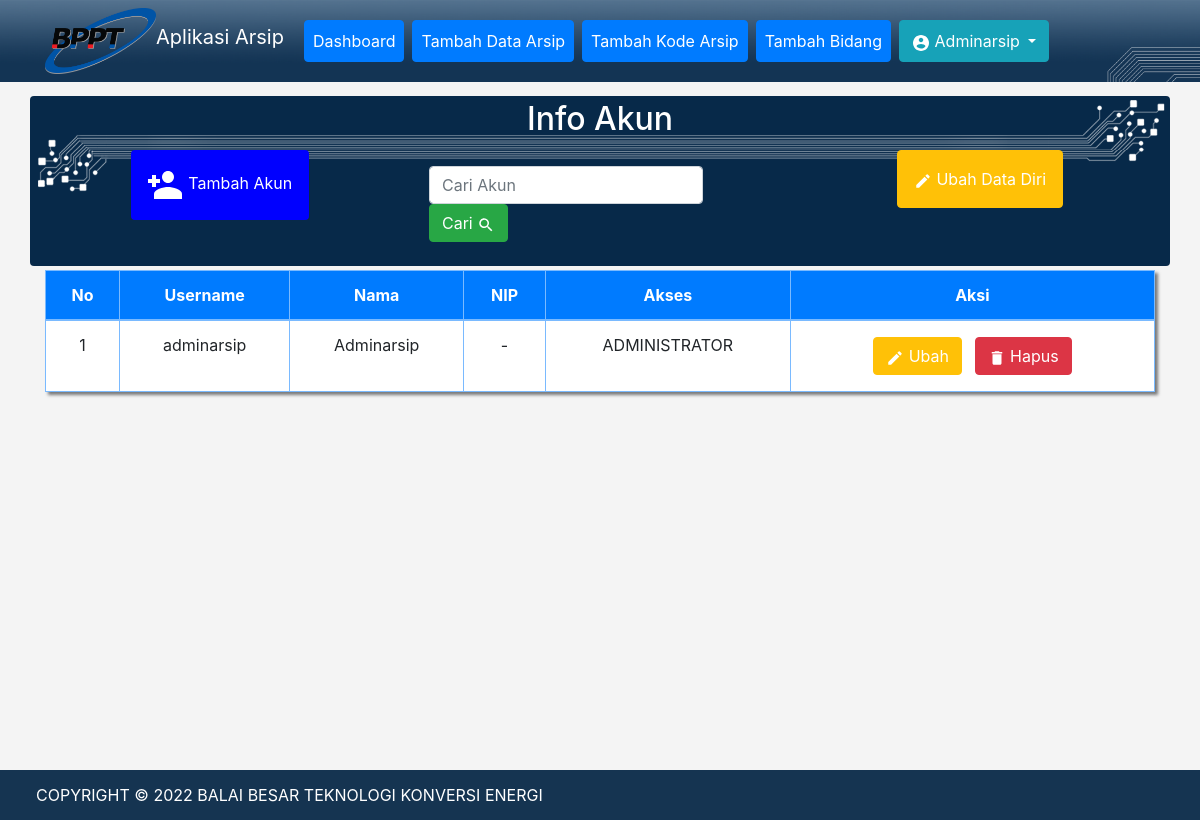
/info_akun.php (signed in), run on the app's committed database.
### tables this page shows
CREATE TABLE `user` (
  `id_user` int(11) NOT NULL,
  `username` varchar(20) NOT NULL,
  `password` varchar(350) NOT NULL,
  `nama` varchar(50) NOT NULL,
  `nip` varchar(20) NOT NULL,
  `akses` enum('administrator','pegawai') NOT NULL
);

### functions.php (called while the page is built, shortened)
<?php
$koneksi = mysqli_connect("localhost", "root", "" , "arsip_b2tke") or die;
function query($query){
	global $koneksi;
	$result = mysqli_query($koneksi, $query);
	$rows = [];
	while ($row = mysqli_fetch_assoc($result)) {
		$rows[] = $row;
	}
	return $rows;
}
 ?>

### info_akun.php (the view, shortened to what this page needs)
<?php
require 'functions.php';
$ambil = query("SELECT * FROM user WHERE id_user ='$_SESSION[id_user]'")[0];
$isi = mysqli_query($koneksi, "SELECT * FROM user");
 ?>
<!doctype html>
<html lang="en">
  <head>
    <link rel="stylesheet" href="vendor/bootstrap.min.css">
	<link rel="stylesheet" href="vendor/style.css">
  </head>
  <body class="bg">
<?php include 'include/navbar.php'; ?>
  	<section>
  		<div class="container">
	  		<div class="row">
	  			<div class="col rounded-top text-white p-1 bg-supergraphic text-center">
					<h2>Info Akun</h2>
				</div>
	  		</div>
	  		<div class="row rounded-bottom bg-supergraphics text-center justify-content-center mb-1">
	  			<?php if ($_SESSION['akses'] == 'administrator'): ?>
	  				<div class="col-md-4 mb-2">
						<a href="tambah_akun.php" class="btn button-color p-3">
						<img src="img/baseline_person_add_white_18dp.png"> Tambah Akun</a>
		  			</div>
	  			<?php endif ?>
				<div class="col-md-4 mt-3 mb-4">
					<form class="form-inline my-2 my-lg-0 m-1" method="post">
			            <input class="form-control mr-sm-2" type="text" autocomplete="off" placeholder="Cari Akun" aria-label="Search" name="keyword">
			            <button class="btn btn-success my-2 my-sm-0" name="cari" type="submit">Cari
			              <img src="img/baseline_search_white_18dp.png"></button>
			        </form>
				</div>
				<?php if ($ambil['id_user']): ?>
					<div class="col-md-4 mb-2">
						<a href="ubah_akun.php?id=<?= $ambil['id_user']; ?>" onclick="return confirm('Apakah Anda Ingin Mengubah Akun ?');" class="btn btn-warning p-3 text-center text-white">
						<img src="img/baseline_edit_white_18dp.png"> Ubah Data Diri</a>
					</div>
				<?php endif ?>
			</div>
			<table class="table bg-white table-bordered table-hover table-primary shadow-box">
				<thead class="bg-primary text-white text-center">
					<tr>
						<th>No</th>
						<th>Username</th>
						<th>Nama</th>
						<th>NIP</th>
						<th>Akses</th>
						<?php if ($_SESSION['akses'] == 'administrator'): ?>
							<th>Aksi</th>
						<?php endif; ?>
					</tr>
				</thead>
				<tbody>
					<?php $i = 1; ?>
					<?php foreach ($isi as $row) : ?>
					<tr class="text-center">
						<td><?= $i; ?></td>
						<td><?= $row['username']; ?></td>
						<td><?= ucwords($row['nama']); ?></td>
						<td><?= $row['nip']; ?></td>
						<td><?= strtoupper($row['akses']); ?></td>
						<?php if ($_SESSION['akses'] == 'administrator'): ?>
							<td>
								<a href="ubah_akun.php?id=<?= $ambil['id_user']; ?>" onclick="return confirm('Apakah Anda Ingin Mengubah Akun ?');" class="btn btn-warning m-1 text-center text-white">
								<img src="img/baseline_edit_white_18dp.png"> Ubah</a>
								<a href="hapus_akun.php?id=<?= $row['id_user']; ?>" onclick="return confirm('Apakah Anda Ingin Menghapus Akun ?');" class="btn btn-danger m-1 text-center">
										<img src="img/baseline_delete_white_18dp.png"> Hapus</a>
							</td>
						<?php endif ?>
					</tr>
					<?php $i++; ?>
					<?php endforeach; ?>
				</tbody>
			</table>
	  	</div>
  	</section>
  	<div class="footer">
		COPYRIGHT &copy; <?= date('Y'); ?> BALAI BESAR TEKNOLOGI KONVERSI ENERGI
	</div>
  </body>
</html>

### data on the page
user: username "adminarsip", nama "Adminarsip", nip "-", akses "ADMINISTRATOR"

### other printed values
$_SESSION["nama"] "Adminarsip"
